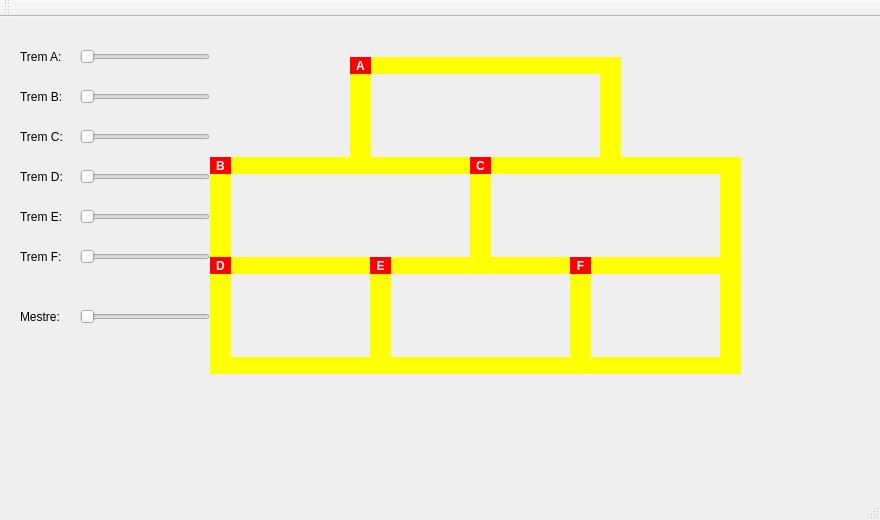
<?xml version="1.0" encoding="UTF-8"?>
<ui version="4.0">
 <class>MainWindow</class>
 <widget class="QMainWindow" name="MainWindow">
  <property name="geometry">
   <rect>
    <x>0</x>
    <y>0</y>
    <width>880</width>
    <height>520</height>
   </rect>
  </property>
  <property name="windowTitle">
   <string>Projeto dos Trens - Sistemas Operacionais</string>
  </property>
  <widget class="QWidget" name="centralWidget">
   <widget class="QLabel" name="lbl_a">
    <property name="geometry">
     <rect>
      <x>20</x>
      <y>30</y>
      <width>60</width>
      <height>20</height>
     </rect>
    </property>
    <property name="text">
     <string>Trem A:</string>
    </property>
   </widget>
   <widget class="QSlider" name="slider_a">
    <property name="geometry">
     <rect>
      <x>80</x>
      <y>30</y>
      <width>130</width>
      <height>20</height>
     </rect>
    </property>
    <property name="orientation">
     <enum>Qt::Horizontal</enum>
    </property>
   </widget>
   <widget class="QLabel" name="lbl_b">
    <property name="geometry">
     <rect>
      <x>20</x>
      <y>70</y>
      <width>60</width>
      <height>20</height>
     </rect>
    </property>
    <property name="text">
     <string>Trem B:</string>
    </property>
   </widget>
   <widget class="QSlider" name="slider_b">
    <property name="geometry">
     <rect>
      <x>80</x>
      <y>70</y>
      <width>130</width>
      <height>20</height>
     </rect>
    </property>
    <property name="orientation">
     <enum>Qt::Horizontal</enum>
    </property>
   </widget>
   <widget class="QLabel" name="lbl_c">
    <property name="geometry">
     <rect>
      <x>20</x>
      <y>110</y>
      <width>60</width>
      <height>20</height>
     </rect>
    </property>
    <property name="text">
     <string>Trem C:</string>
    </property>
   </widget>
   <widget class="QSlider" name="slider_c">
    <property name="geometry">
     <rect>
      <x>80</x>
      <y>110</y>
      <width>130</width>
      <height>20</height>
     </rect>
    </property>
    <property name="orientation">
     <enum>Qt::Horizontal</enum>
    </property>
   </widget>
   <widget class="QLabel" name="lbl_d">
    <property name="geometry">
     <rect>
      <x>20</x>
      <y>150</y>
      <width>60</width>
      <height>20</height>
     </rect>
    </property>
    <property name="text">
     <string>Trem D:</string>
    </property>
   </widget>
   <widget class="QSlider" name="slider_d">
    <property name="geometry">
     <rect>
      <x>80</x>
      <y>150</y>
      <width>130</width>
      <height>20</height>
     </rect>
    </property>
    <property name="orientation">
     <enum>Qt::Horizontal</enum>
    </property>
   </widget>
   <widget class="QLabel" name="lbl_e">
    <property name="geometry">
     <rect>
      <x>20</x>
      <y>190</y>
      <width>60</width>
      <height>20</height>
     </rect>
    </property>
    <property name="text">
     <string>Trem E:</string>
    </property>
   </widget>
   <widget class="QSlider" name="slider_e">
    <property name="geometry">
     <rect>
      <x>80</x>
      <y>190</y>
      <width>130</width>
      <height>20</height>
     </rect>
    </property>
    <property name="orientation">
     <enum>Qt::Horizontal</enum>
    </property>
   </widget>
   <widget class="QLabel" name="lbl_f">
    <property name="geometry">
     <rect>
      <x>20</x>
      <y>230</y>
      <width>60</width>
      <height>20</height>
     </rect>
    </property>
    <property name="text">
     <string>Trem F:</string>
    </property>
   </widget>
   <widget class="QSlider" name="slider_f">
    <property name="geometry">
     <rect>
      <x>80</x>
      <y>230</y>
      <width>130</width>
      <height>20</height>
     </rect>
    </property>
    <property name="orientation">
     <enum>Qt::Horizontal</enum>
    </property>
   </widget>
   <widget class="QLabel" name="lbl_m">
    <property name="geometry">
     <rect>
      <x>20</x>
      <y>290</y>
      <width>60</width>
      <height>20</height>
     </rect>
    </property>
    <property name="text">
     <string>Mestre:</string>
    </property>
   </widget>
   <widget class="QSlider" name="slider_master">
    <property name="geometry">
     <rect>
      <x>80</x>
      <y>290</y>
      <width>130</width>
      <height>20</height>
     </rect>
    </property>
    <property name="orientation">
     <enum>Qt::Horizontal</enum>
    </property>
   </widget>
   <widget class="QLabel" name="trilho_sup">
    <property name="geometry">
     <rect>
      <x>350</x>
      <y>40</y>
      <width>260</width>
      <height>17</height>
     </rect>
    </property>
    <property name="styleSheet">
     <string notr="true">background: yellow;</string>
    </property>
    <property name="text">
     <string/>
    </property>
   </widget>
   <widget class="QLabel" name="trilho_med1">
    <property name="geometry">
     <rect>
      <x>350</x>
      <y>140</y>
      <width>260</width>
      <height>17</height>
     </rect>
    </property>
    <property name="styleSheet">
     <string notr="true">background: yellow;</string>
    </property>
    <property name="text">
     <string/>
    </property>
   </widget>
   <widget class="QLabel" name="trilho_esq1">
    <property name="geometry">
     <rect>
      <x>350</x>
      <y>40</y>
      <width>21</width>
      <height>117</height>
     </rect>
    </property>
    <property name="styleSheet">
     <string notr="true">background: yellow;</string>
    </property>
    <property name="text">
     <string/>
    </property>
   </widget>
   <widget class="QLabel" name="trilho_dir1">
    <property name="geometry">
     <rect>
      <x>600</x>
      <y>40</y>
      <width>21</width>
      <height>117</height>
     </rect>
    </property>
    <property name="styleSheet">
     <string notr="true">background: yellow;</string>
    </property>
    <property name="text">
     <string/>
    </property>
   </widget>
   <widget class="QLabel" name="trilho_inf_med">
    <property name="geometry">
     <rect>
      <x>230</x>
      <y>240</y>
      <width>500</width>
      <height>17</height>
     </rect>
    </property>
    <property name="styleSheet">
     <string notr="true">background: yellow;</string>
    </property>
    <property name="text">
     <string/>
    </property>
   </widget>
   <widget class="QLabel" name="trilho_esq2">
    <property name="geometry">
     <rect>
      <x>210</x>
      <y>140</y>
      <width>21</width>
      <height>117</height>
     </rect>
    </property>
    <property name="styleSheet">
     <string notr="true">background: yellow;</string>
    </property>
    <property name="text">
     <string/>
    </property>
   </widget>
   <widget class="QLabel" name="trilho_div2">
    <property name="geometry">
     <rect>
      <x>470</x>
      <y>140</y>
      <width>21</width>
      <height>117</height>
     </rect>
    </property>
    <property name="styleSheet">
     <string notr="true">background: yellow;</string>
    </property>
    <property name="text">
     <string/>
    </property>
   </widget>
   <widget class="QLabel" name="trilho_dir2">
    <property name="geometry">
     <rect>
      <x>720</x>
      <y>140</y>
      <width>21</width>
      <height>117</height>
     </rect>
    </property>
    <property name="styleSheet">
     <string notr="true">background: yellow;</string>
    </property>
    <property name="text">
     <string/>
    </property>
   </widget>
   <widget class="QLabel" name="trilho_base">
    <property name="geometry">
     <rect>
      <x>230</x>
      <y>340</y>
      <width>500</width>
      <height>17</height>
     </rect>
    </property>
    <property name="styleSheet">
     <string notr="true">background: yellow;</string>
    </property>
    <property name="text">
     <string/>
    </property>
   </widget>
   <widget class="QLabel" name="trilho_esq3">
    <property name="geometry">
     <rect>
      <x>210</x>
      <y>240</y>
      <width>21</width>
      <height>117</height>
     </rect>
    </property>
    <property name="styleSheet">
     <string notr="true">background: yellow;</string>
    </property>
    <property name="text">
     <string/>
    </property>
   </widget>
   <widget class="QLabel" name="trilho_div3_1">
    <property name="geometry">
     <rect>
      <x>370</x>
      <y>240</y>
      <width>21</width>
      <height>117</height>
     </rect>
    </property>
    <property name="styleSheet">
     <string notr="true">background: yellow;</string>
    </property>
    <property name="text">
     <string/>
    </property>
   </widget>
   <widget class="QLabel" name="trilho_div3_2">
    <property name="geometry">
     <rect>
      <x>570</x>
      <y>240</y>
      <width>21</width>
      <height>117</height>
     </rect>
    </property>
    <property name="styleSheet">
     <string notr="true">background: yellow;</string>
    </property>
    <property name="text">
     <string/>
    </property>
   </widget>
   <widget class="QLabel" name="trilho_dir3">
    <property name="geometry">
     <rect>
      <x>720</x>
      <y>240</y>
      <width>21</width>
      <height>117</height>
     </rect>
    </property>
    <property name="styleSheet">
     <string notr="true">background: yellow;</string>
    </property>
    <property name="text">
     <string/>
    </property>
   </widget>
   <widget class="QLabel" name="label_tremA">
    <property name="geometry">
     <rect>
      <x>350</x>
      <y>40</y>
      <width>21</width>
      <height>17</height>
     </rect>
    </property>
    <property name="styleSheet">
     <string notr="true">background: red; color: white; font-weight: bold;</string>
    </property>
    <property name="text">
     <string>A</string>
    </property>
    <property name="alignment">
     <set>Qt::AlignCenter</set>
    </property>
   </widget>
   <widget class="QLabel" name="label_tremB">
    <property name="geometry">
     <rect>
      <x>210</x>
      <y>140</y>
      <width>21</width>
      <height>17</height>
     </rect>
    </property>
    <property name="styleSheet">
     <string notr="true">background: red; color: white; font-weight: bold;</string>
    </property>
    <property name="text">
     <string>B</string>
    </property>
    <property name="alignment">
     <set>Qt::AlignCenter</set>
    </property>
   </widget>
   <widget class="QLabel" name="label_tremC">
    <property name="geometry">
     <rect>
      <x>470</x>
      <y>140</y>
      <width>21</width>
      <height>17</height>
     </rect>
    </property>
    <property name="styleSheet">
     <string notr="true">background: red; color: white; font-weight: bold;</string>
    </property>
    <property name="text">
     <string>C</string>
    </property>
    <property name="alignment">
     <set>Qt::AlignCenter</set>
    </property>
   </widget>
   <widget class="QLabel" name="label_tremD">
    <property name="geometry">
     <rect>
      <x>210</x>
      <y>240</y>
      <width>21</width>
      <height>17</height>
     </rect>
    </property>
    <property name="styleSheet">
     <string notr="true">background: red; color: white; font-weight: bold;</string>
    </property>
    <property name="text">
     <string>D</string>
    </property>
    <property name="alignment">
     <set>Qt::AlignCenter</set>
    </property>
   </widget>
   <widget class="QLabel" name="label_tremE">
    <property name="geometry">
     <rect>
      <x>370</x>
      <y>240</y>
      <width>21</width>
      <height>17</height>
     </rect>
    </property>
    <property name="styleSheet">
     <string notr="true">background: red; color: white; font-weight: bold;</string>
    </property>
    <property name="text">
     <string>E</string>
    </property>
    <property name="alignment">
     <set>Qt::AlignCenter</set>
    </property>
   </widget>
   <widget class="QLabel" name="label_tremF">
    <property name="geometry">
     <rect>
      <x>570</x>
      <y>240</y>
      <width>21</width>
      <height>17</height>
     </rect>
    </property>
    <property name="styleSheet">
     <string notr="true">background: red; color: white; font-weight: bold;</string>
    </property>
    <property name="text">
     <string>F</string>
    </property>
    <property name="alignment">
     <set>Qt::AlignCenter</set>
    </property>
   </widget>
   <widget class="QLabel" name="trilho_med1_2">
    <property name="geometry">
     <rect>
      <x>210</x>
      <y>140</y>
      <width>260</width>
      <height>17</height>
     </rect>
    </property>
    <property name="styleSheet">
     <string notr="true">background: yellow;</string>
    </property>
    <property name="text">
     <string/>
    </property>
   </widget>
   <widget class="QLabel" name="trilho_med1_3">
    <property name="geometry">
     <rect>
      <x>480</x>
      <y>140</y>
      <width>260</width>
      <height>17</height>
     </rect>
    </property>
    <property name="styleSheet">
     <string notr="true">background: yellow;</string>
    </property>
    <property name="text">
     <string/>
    </property>
   </widget>
   <zorder>trilho_med1_3</zorder>
   <zorder>trilho_med1_2</zorder>
   <zorder>lbl_a</zorder>
   <zorder>slider_a</zorder>
   <zorder>lbl_b</zorder>
   <zorder>slider_b</zorder>
   <zorder>lbl_c</zorder>
   <zorder>slider_c</zorder>
   <zorder>lbl_d</zorder>
   <zorder>slider_d</zorder>
   <zorder>lbl_e</zorder>
   <zorder>slider_e</zorder>
   <zorder>lbl_f</zorder>
   <zorder>slider_f</zorder>
   <zorder>lbl_m</zorder>
   <zorder>slider_master</zorder>
   <zorder>trilho_sup</zorder>
   <zorder>trilho_med1</zorder>
   <zorder>trilho_esq1</zorder>
   <zorder>trilho_dir1</zorder>
   <zorder>trilho_inf_med</zorder>
   <zorder>trilho_esq2</zorder>
   <zorder>trilho_div2</zorder>
   <zorder>trilho_dir2</zorder>
   <zorder>trilho_base</zorder>
   <zorder>trilho_esq3</zorder>
   <zorder>trilho_div3_1</zorder>
   <zorder>trilho_div3_2</zorder>
   <zorder>trilho_dir3</zorder>
   <zorder>label_tremA</zorder>
   <zorder>label_tremB</zorder>
   <zorder>label_tremC</zorder>
   <zorder>label_tremD</zorder>
   <zorder>label_tremE</zorder>
   <zorder>label_tremF</zorder>
  </widget>
  <widget class="QMenuBar" name="menuBar">
   <property name="geometry">
    <rect>
     <x>0</x>
     <y>0</y>
     <width>880</width>
     <height>21</height>
    </rect>
   </property>
  </widget>
  <widget class="QToolBar" name="mainToolBar">
   <attribute name="toolBarArea">
    <enum>TopToolBarArea</enum>
   </attribute>
   <attribute name="toolBarBreak">
    <bool>false</bool>
   </attribute>
  </widget>
  <widget class="QStatusBar" name="statusBar"/>
 </widget>
 <layoutdefault spacing="6" margin="11"/>
 <resources/>
 <connections/>
</ui>
